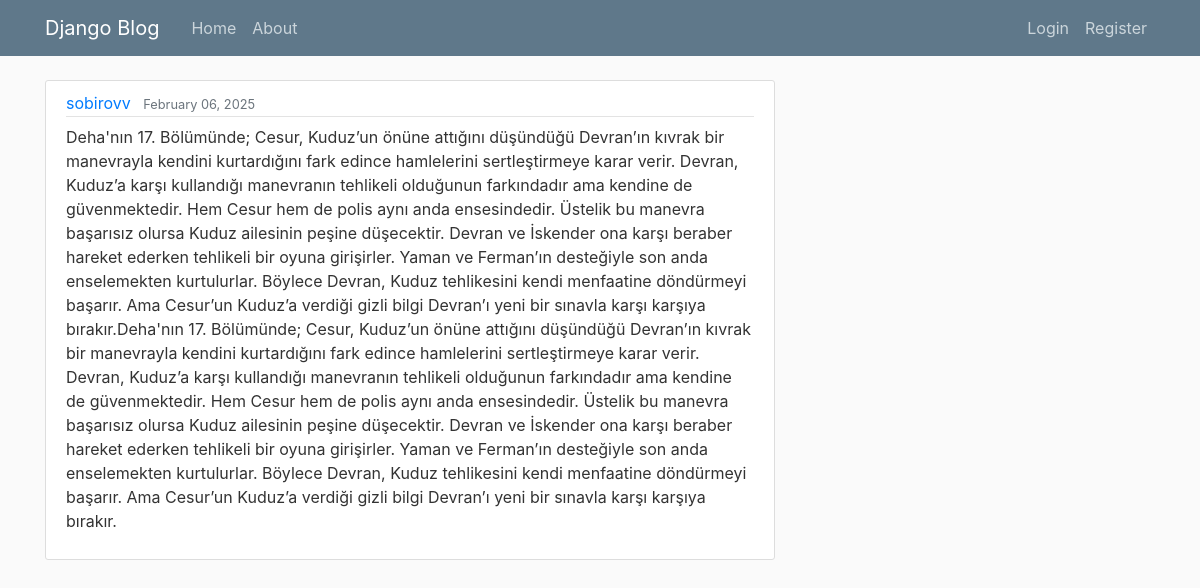
The page /post/8/ on the database its author committed.
### blog/models.py (models this page shows, shortened)
class Post(models.Model):
    title = models.CharField(max_length=100)
    content = models.TextField()
    date_posted = models.DateTimeField(default=timezone.now) # it populates with current timeif we dont provide anything
    author = models.ForeignKey(User,on_delete=models.CASCADE)

### blog/views.py (the view)
# urls.py: path('post/<int:pk>/', PostDetailView.as_view(), name='post-detail'),
class PostDetailView(DetailView):
    model = Post

### blog/templates/blog/post_detail.html (shortened to what this page needs)
{% extends "blog/base.html" %}
{% block content %}
    <article class="media content-section">
        <div class="media-body">
            <div class="article-metadata">
                <a class="mr-2" href=" {% url 'user-posts' object.author.username">{{ object.author }}</a>
              <small class="text-muted">{{ object.date_posted|date:"F d, Y" }}</small>
            </div>
            <p class="article-content">{{ object.content }}</p>
          </div>
        </article>
{% endblock content %}

### blog/static/blog/main.css (style rules this page uses)
body { background: #fafafa; color: #333333; margin-top: 5rem; }
.content-section { background: #ffffff; padding: 10px 20px; border: 1px solid #dddddd; border-radius: 3px; margin-bottom: 20px; }
.article-content { white-space: pre-line; }
.article-metadata { padding-bottom: 1px; margin-bottom: 4px; border-bottom: 1px solid #e3e3e3 }

### rows shown on the page
Post: author "sobirovv", date_posted "February 06, 2025", content "Deha'nın 17. Bölümünde; Cesur, Kuduz’un önüne attığını düşündüğü Devran’ın kıvrak bir manevrayla kendini kurtardığını fark edince hamlelerini sertleştirmeye karar verir. Devran, Kuduz’a karşı kullandığı manevranın tehlikeli olduğunun farkındadır ama kendine de güvenmektedir. Hem Cesur hem de polis aynı anda ensesindedir. Üstelik bu manevra başarısız olursa Kuduz ailesinin peşine düşecektir. Devran ve İskender ona karşı beraber hareket ederken tehlikeli bir oyuna girişirler. Yaman ve Ferman’ın desteğiyle son anda enselemekten kurtulurlar. Böylece Devran, Kuduz tehlikesini kendi menfaatine döndürmeyi başarır. Ama Cesur’un Kuduz’a verdiği gizli bilgi Devran’ı yeni bir sınavla karşı karşıya…"
